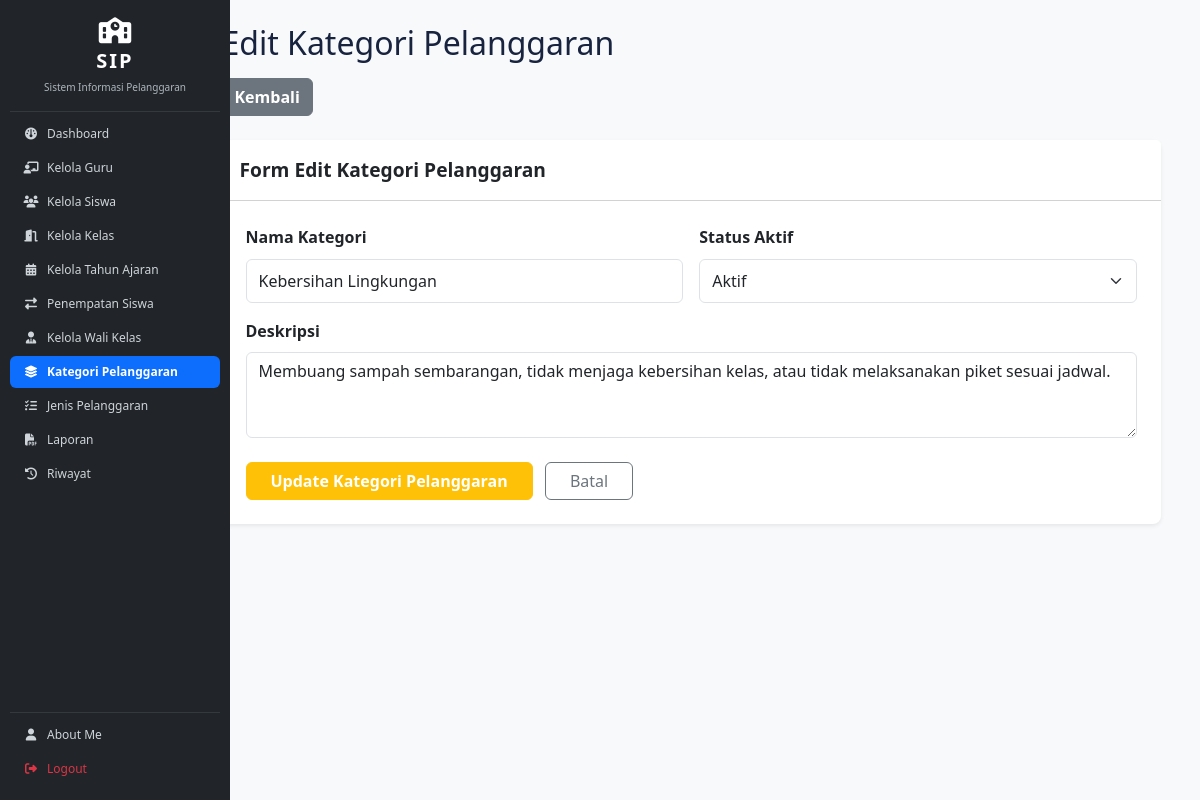
Page /edit_pelanggaran_kategori.php?id=107 (signed in) on the committed database.
### tables this page shows
CREATE TABLE `t_pelanggaran_kategori` (
  `id` int(11) NOT NULL,
  `nama` varchar(100) DEFAULT NULL,
  `deskripsi` text NOT NULL,
  `status_aktif` tinyint(1) NOT NULL,
  `created_at` timestamp NOT NULL DEFAULT current_timestamp(),
  `updated_at` timestamp NOT NULL DEFAULT current_timestamp()
);

### edit_pelanggaran_kategori.php (the view, shortened to what this page needs)
<?php
include 'config/koneksi.php';
$id = (int) ($_GET['id'] ?? 0);
$stmt = mysqli_prepare(
    $koneksi,
    "SELECT * FROM t_pelanggaran_kategori WHERE id = ?"
);
mysqli_stmt_bind_param($stmt, "i", $id);
mysqli_stmt_execute($stmt);
$hasil = mysqli_stmt_get_result($stmt);
$data = mysqli_fetch_assoc($hasil);
?>
<!DOCTYPE html>
<html lang="id">
<head>
    <link href="https://cdn.jsdelivr.net/npm/bootstrap@5.3.3/dist/css/bootstrap.min.css" rel="stylesheet">
    <link rel="stylesheet" href="layout/style.css">
</head>
<body class="bg-light">
<div class="container-fluid">
    <div class="row">
        <?php include 'layout/sidebar.php'; ?>
        <main class="col-md-9 ms-sm-auto col-lg-10 p-4">
            <div class="d-flex justify-content-between align-items-center mb-3">
                <h1 class="h2 m-0">Edit Kategori Pelanggaran</h1>
            </div>
            <div class="mb-4">
                <a href="kelola_pelanggaran_kategori.php" class="btn btn-secondary fw-semibold">
                    Kembali
                </a>
            </div>
            <div class="card shadow-sm border-0 rounded-3 mb-5">
                <div class="card-header bg-white py-3">
                    <h5 class="card-title m-0 fw-bold">Form Edit Kategori Pelanggaran</h5>
                </div>
                <div class="card-body p-4">
                    <form action="proses_edit_pelanggaran.php" method="POST">
                        <div class="row g-3">
                            <div class="col-md-6">
                                <label class="form-label fw-semibold">Nama Kategori</label>
                                <input type="text"
                                       name="nama"
                                       class="form-control"
                                       value="<?= htmlspecialchars($data['nama']); ?>"
                                       maxlength="100"
                                       pattern="[^0-9]+"
                                       oninput="this.value = this.value.replace(/[0-9]/g, '');"
                                       placeholder="Contoh: Pelanggaran Ringan"
                                       title="Nama kategori tidak boleh mengandung angka"
                                       required>
                            </div>
                            <div class="col-md-6">
                                <label class="form-label fw-semibold">Status Aktif</label>
                                <select name="status_aktif" class="form-select" required>
                                    <option value="1" <?= ($data['status_aktif'] == 1) ? 'selected' : ''; ?>>
                                        Aktif
                                    </option>
                                </select>
                            </div>
                            <div class="col-12">
                                <label class="form-label fw-semibold">Deskripsi</label>
                                <textarea name="deskripsi"
                                          class="form-control"
                                          rows="3"
                                          placeholder="Masukkan deskripsi kategori..."><?= htmlspecialchars($data['deskripsi'] ?? ''); ?></textarea>
                            </div>
                            <div class="col-12 mt-4">
                                <button type="submit" class="btn btn-warning px-4 fw-semibold text-white">
                                    Update Kategori Pelanggaran
                                </button>
                                <a href="kelola_pelanggaran_kategori.php" class="btn btn-outline-secondary px-4 ms-2">
                                    Batal
                                </a>
                            </div>
                        </div>
                    </form>
                </div>
            </div>
        </main>
    </div>
</div>
</body>
</html>

### layout/style.css (style rules this page uses)
:root { --primary: #3659d9; --navy: #17233f; --background: #f4f6fb; --text-muted: #778198; --border: #e8ecf4; }
* { box-sizing: border-box; }
html { scrollbar-gutter: stable; }
body { margin: 0; font-family: 'Poppins', sans-serif; background: var(--background); color: var(--navy); }
.page-title, main[class*="col-"] h1.h2:not(.fw-bold), main[class*="col-"] h2.mb-4, main[class*="col-"] h3.fw-bold.text-dark.m-0, main[class*="col-"] .menu-page-title { color: var(--navy) !important; font-size: 2rem; font-weight: 500 !important; line-height: 1.2; }
main[class*="col-"] { min-width: 0; }
main[class*="col-"] { font-size: 1rem; line-height: 1.6; }
main[class*="col-"] .card { border-radius: 12px; }
main[class*="col-"] .card-header { padding: 14px 18px; }
main[class*="col-"] .card-header h5, main[class*="col-"] .card-header .card-title { font-size: 1.2rem; line-height: 1.45; }
main[class*="col-"] label, main[class*="col-"] .form-label, main[class*="col-"] .form-text, main[class*="col-"] .alert, main[class*="col-"] .btn, main[class*="col-"] .form-control, main[class*="col-"] .form-select { font-size: 1rem; }
main[class*="col-"] .form-control, main[class*="col-"] .form-select { min-height: 44px; }

### rows in the picture
t_pelanggaran_kategori: nama "Kebersihan Lingkungan", status_aktif "Aktif", deskripsi "Membuang sampah sembarangan, tidak menjaga kebersihan kelas, atau tidak melaksanakan piket sesuai jadwal."
